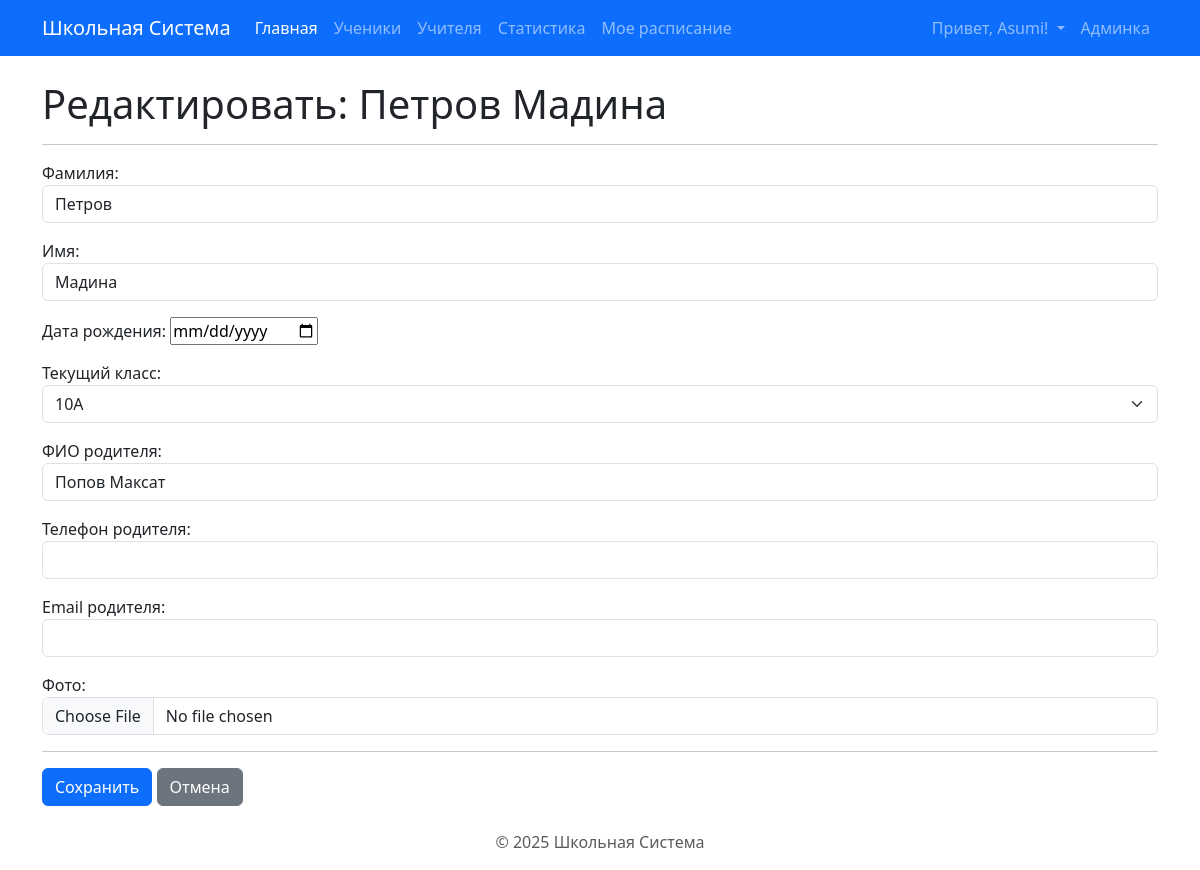
The page /students/25/edit/ (signed in) on the database its author committed.
### core/models.py (models this page shows, shortened)
class Student(models.Model):
    first_name = models.CharField(max_length=100, verbose_name="Имя")
    last_name = models.CharField(max_length=100, verbose_name="Фамилия")
    date_of_birth = models.DateField(null=True, blank=True, verbose_name="Дата рождения")
    current_class = models.ForeignKey(
        Class,
        on_delete=models.SET_NULL, # Если класс удалят/расформируют, ученик останется без класса
        null=True,
        blank=True, # Ученика можно добавить еще до назначения в класс
        related_name='students',
        verbose_name="Текущий класс"
    )
    parent_full_name = models.CharField(max_length=200, blank=True, verbose_name="ФИО родителя")
    parent_phone_number = models.CharField(max_length=20, blank=True, verbose_name="Телефон родителя")
    parent_email = models.EmailField(max_length=254, blank=True, verbose_name="Email родителя")
    photo = models.ImageField(upload_to='students_photos/', blank=True, null=True, verbose_name="Фото")
    history = HistoricalRecords()
    class Meta:
        verbose_name = "Ученик"
        verbose_name_plural = "Ученики"
        ordering = ['current_class', 'last_name', 'first_name'] # Сортировка по классу, потом по фамилии

### core/views.py (the view)
# urls.py: path('students/<int:pk>/edit/', views.student_update, name='student_update'),
@login_required
@user_passes_test(lambda u: u.is_staff)
def student_update(request, pk):
    student = get_object_or_404(Student, pk=pk)
    if request.method == 'POST':
        form = StudentForm(request.POST, request.FILES, instance=student)
        if form.is_valid():
            form.save() # Сохраняем изменения в существующем объекте
            return redirect('core:student_detail', pk=student.pk)
    else:
        form = StudentForm(instance=student)
    context = {
        'form': form,
        'page_title': f'Редактировать: {student.last_name} {student.first_name}',
        'is_edit_mode': True, # Можно передать флаг, если шаблон нужно будет адаптировать
    }
    return render(request, 'core/student_form.html', context)

### core/forms.py
class StudentForm(forms.ModelForm):
    class Meta:
        model = Student # Указываем модель, на основе которой создается форма
        fields = [
            'last_name', 'first_name', 'date_of_birth', 'current_class',
            'parent_full_name', 'parent_phone_number', 'parent_email', 'photo'
        ]
        widgets = {
            'date_of_birth': forms.DateInput(attrs={'type': 'date'}),
            'last_name': forms.TextInput(attrs={'class': 'form-control'}),
            'first_name': forms.TextInput(attrs={'class': 'form-control'}),
            'current_class': forms.Select(attrs={'class': 'form-select'}),
            'parent_full_name': forms.TextInput(attrs={'class': 'form-control'}),
            'parent_phone_number': forms.TextInput(attrs={'class': 'form-control'}),
            'parent_email': forms.EmailInput(attrs={'class': 'form-control'}),
            'photo': forms.ClearableFileInput(attrs={'class': 'form-control'}), # Виджет для файлов
        }

### core/models.py (called while the page is built)
    def __str__(self):
        return self.name

### core/templatetags/schedule_tags.py (called while the page is built)
@register.filter(name='in_group') # <<< Регистрируем новый фильтр
def in_group(user, group_name):
    if not user.is_authenticated:
        return False
    try:
        group = Group.objects.get(name=group_name)
        return group in user.groups.all()
    except Group.DoesNotExist:
        return False

### templates/core/student_form.html (shortened to what this page needs)
{% extends "base.html" %}
{% block content %}
  <h1>{{ page_title }}</h1>
  <hr>
  <form method="post" enctype="multipart/form-data">
      {% csrf_token %} {{ form.as_p }} <hr>
      <button type="submit" class="btn btn-primary">Сохранить</button>
      <a href="{% url 'core:student_list' %}" class="btn btn-secondary">Отмена</a>
  </form>
{% endblock %}

### templates/base.html (shortened to what this page needs)
{% load static %}
{% load schedule_tags %}
<!doctype html>
<html lang="ru">
<head>
  <link href="https://cdn.jsdelivr.net/npm/bootstrap@5.3.3/dist/css/bootstrap.min.css" rel="stylesheet">
</head>
<body>
  <nav class="navbar navbar-expand-lg navbar-dark bg-primary mb-4">
    <div class="container">
      <a class="navbar-brand" href="{% url 'core:index' %}">Школьная Система</a>
      <div class="collapse navbar-collapse" id="navbarNav">
        <ul class="navbar-nav me-auto mb-2 mb-lg-0">
        <li class="nav-item">
          <a class="nav-link active" aria-current="page" href="{% url 'core:index' %}">Главная</a>
        </li>
        {% if user.is_staff or user|in_group:'Teachers' %}
          <li class="nav-item">
             <a class="nav-link" href="{% url 'core:student_list' %}">Ученики</a>
          </li>
          <li class="nav-item">
             <a class="nav-link" href="{% url 'core:teacher_list' %}">Учителя</a>
          </li>
          <li class="nav-item">
             <a class="nav-link" href="{% url 'core:school_statistics' %}">Статистика</a>
          </li>
        {% endif %}
        {% if user.is_authenticated %}
        <li class="nav-item">
          <a class="nav-link" href="{% url 'core:my_schedule' %}">Мое расписание</a>
        </li>
        {% endif %}
      </ul>
        <ul class="navbar-nav ms-auto">
            {% if user.is_authenticated %}
                <li class="nav-item dropdown">
                  <a class="nav-link dropdown-toggle" href="#" id="navbarDropdownUser" role="button" data-bs-toggle="dropdown" aria-expanded="false">
                    Привет, {{ user.username }}!
                  </a>
                </li>
                 {% if user.is_staff %}
                 <li class="nav-item">
                     <a class="nav-link" href="/admin/">Админка</a>
                 </li>
                 {% endif %}
            {% endif %}
        </ul>
      </div>
    </div>
  </nav>
  <div class="container">
    {% block content %}
    {% endblock %}
  </div>
  <footer class="mt-4 text-center text-muted">
    <p>&copy; {% now "Y" %} Школьная Система</p>
  </footer>
</body>
</html>

### rows shown on the page
Student: last_name "Петров", first_name "Мадина", current_class "10А", parent_full_name "Попов Максат"

### other values the page prints
{{ user.username }} "Asumi"
{{ page_title }} "Редактировать: Петров Мадина"
